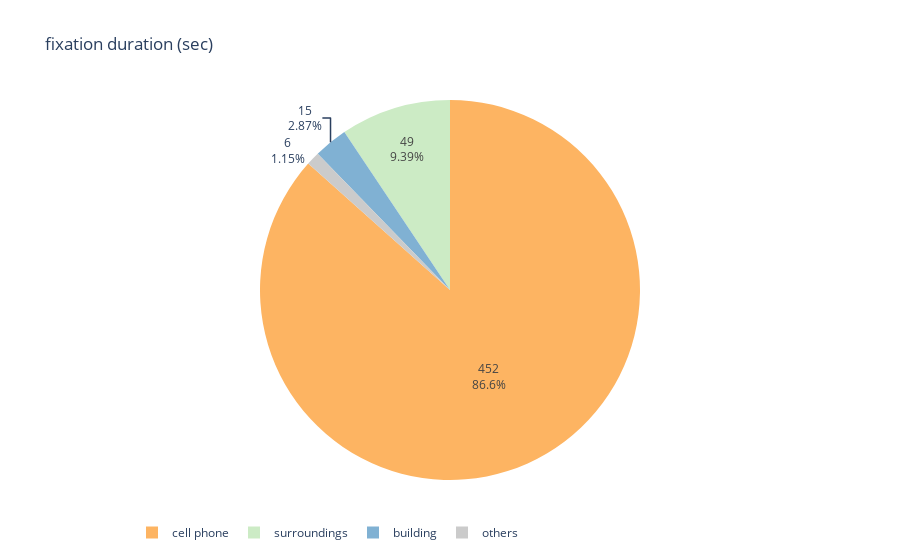

Notebook cell for this chart:
### Code cell
# pie for total duration
fig = go.Figure()

colors = np.array([''] * len(target_aggregate['target']), dtype = object)
for i in np.unique(target_aggregate['target']):
    colors[np.where(target_aggregate['target'] == i)] = color_dict[str(i)]
fig.add_trace(
    go.Pie(
        labels=target_aggregate['target'],
        values=round(target_aggregate['total duration']/1000),
        marker_colors=colors,
        textinfo='value+percent'
        )
    )
fig.update_layout(
    legend=dict(orientation='h'),
    title_text='fixation duration (sec)'
)
fig.show()

### Figure 1 — Plotly figure (JSON) as saved in the notebook; plotly's stock layout.template omitted (floating-point values rounded to 4 significant figures)
{"data": [{"labels": ["building", "cell phone", "others", "surroundings"], "marker": {"colors": ["rgb(128, 177, 211)", "rgb(253, 180, 98)", "rgb(203, 203, 203)", "rgb(204, 235, 197)"]}, "textinfo": "value+percent", "type": "pie", "values": [15, 452, 6, 49]}], "layout": {"legend": {"orientation": "h"}, "title": {"text": "fixation duration (sec)"}}}
